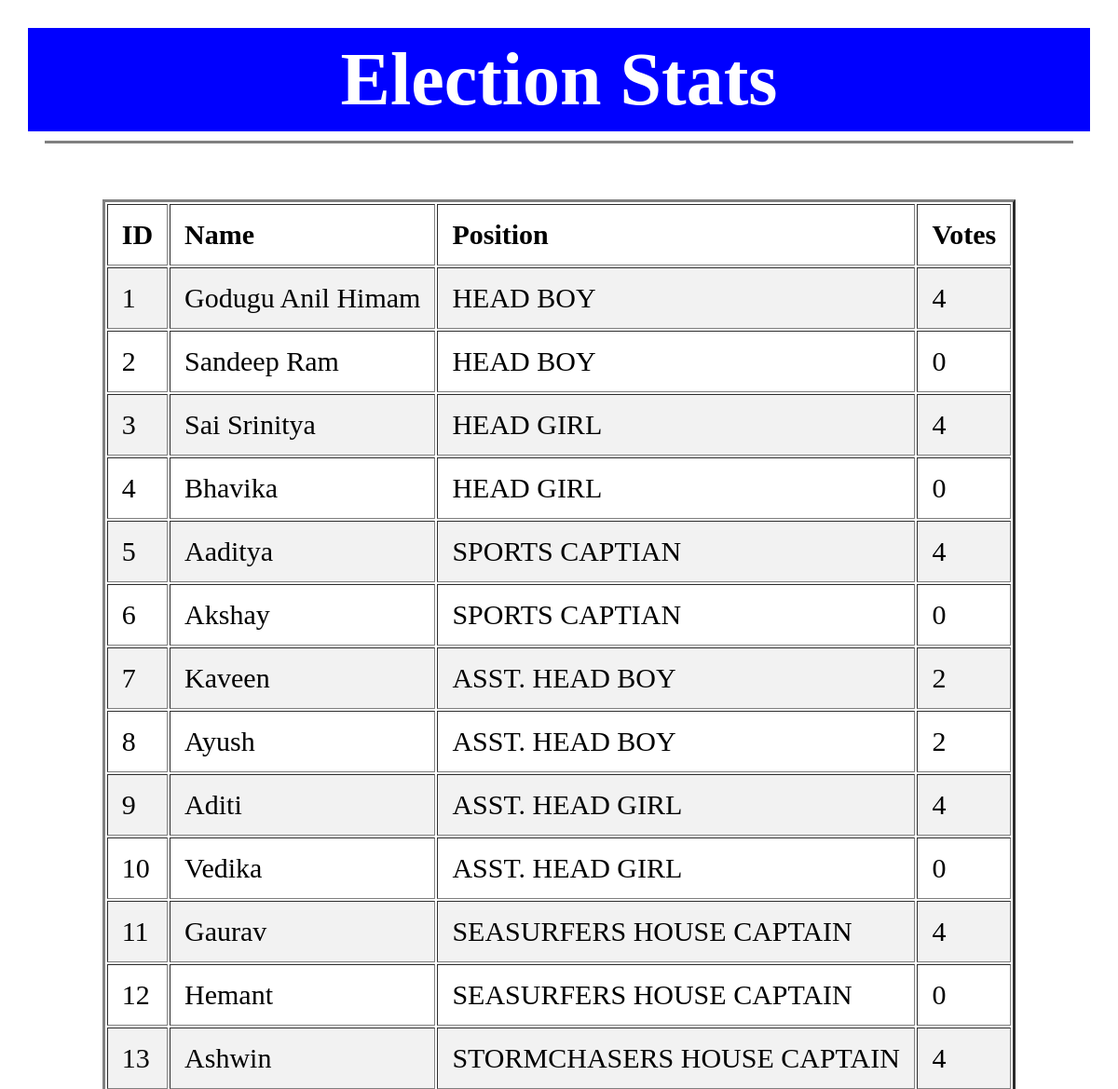
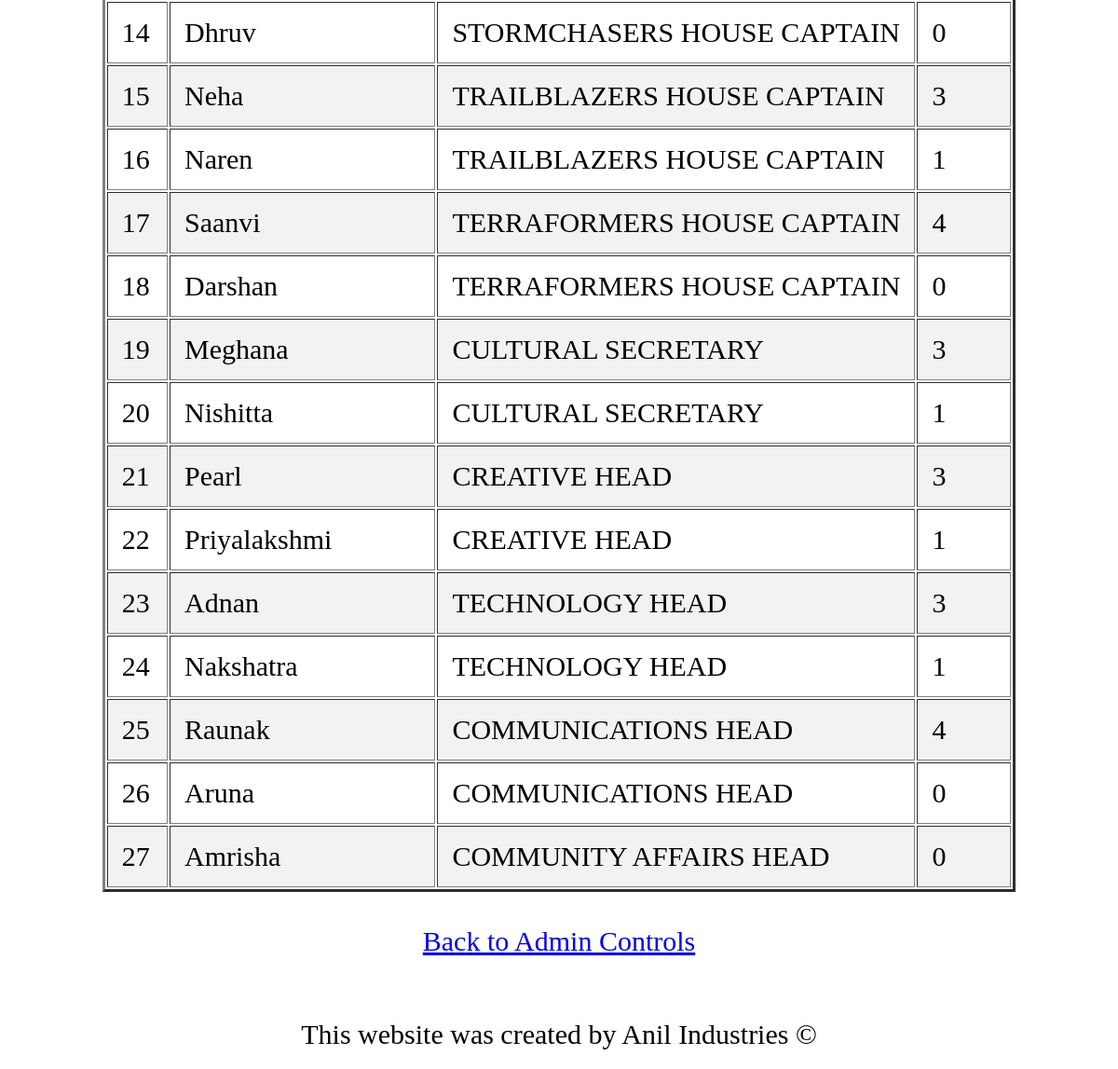
The page /status on the database as committed earlier (2 pictures, top to bottom).
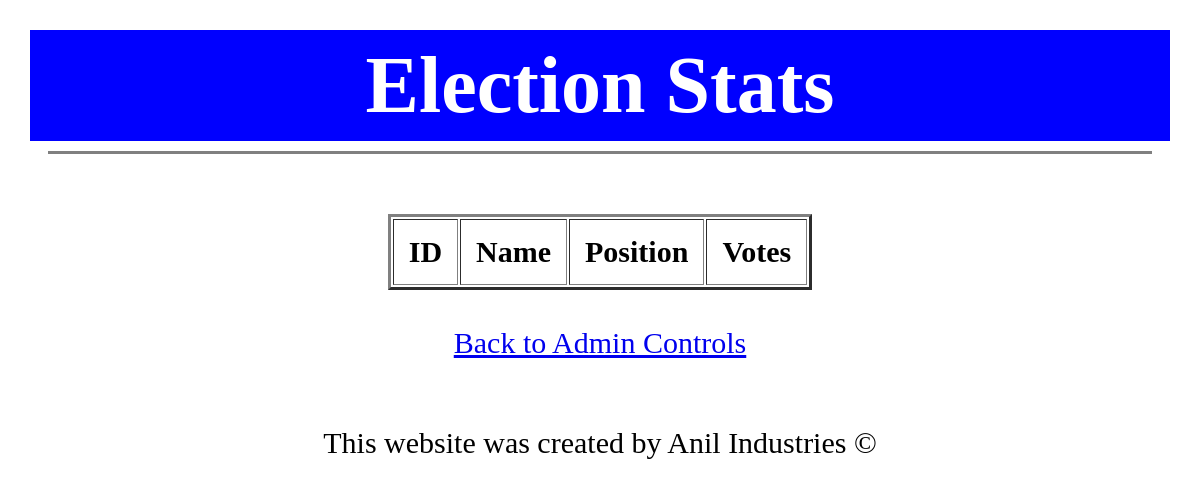
The same page on the database as committed later.
### tables this page shows
CREATE TABLE nominees(
id integer primary key,
name varchar(255) not null,
position varchar(255) not null,
votes integer not null);

### application.py (the view)
@app.route("/status")
def status():
    nomProf = db.execute("select * from nominees")
    return render_template("view_stats.html", nominees = nomProf)

### templates/view_stats.html (shortened to what this page needs)
{% extends "layout.html" %}
{% block head %}
    Election Stats
{% endblock %}
{% block body %}
    <p>
        <center>
            <table border = 3 cellpadding = 15>
                <tr align = left class = "normText">
                    <th>ID</th>
                    <th>Name</th>
                    <th>Position</th>
                    <th>Votes</th>
                </tr>
                {% for i in nominees: %}
                    <tr class = "normText">
                        <td> {{ i["id"] }} </td>
                        <td> {{ i["name"] }} </td>
                        <td> {{ i["position"] }} </td>
                        <td> {{ i["votes"] }} </td>
                    </tr>
                {% endfor %}
            </table>
            <br><br>
            <a href = "/admin" class = "normText">Back to Admin Controls</a>
            <br><br><br>
        </center>
    </p>
{% endblock %}

### templates/layout.html (shortened to what this page needs)
<html lang = "en">
    <head>
        <link rel= "stylesheet" type= "text/css" href= "{{ url_for('static',filename='styles.css') }}">
    </head>
    <body>
        <p>
            <h1 class = "mainHead"> {% block head %}{% endblock %}</h1>
            <hr width = 95% size = 3 noshade>
            <br><br>
        </p>
        {% block body %}
        {% endblock %}
    </body>
    <footer class = "normText">
        <center><p>This website was created by Anil Industries &copy;</p></center>
    </footer>
</html>

### static/styles.css (style rules this page uses)
.mainHead { background-color: blue; margin: 10px; padding: 10px; font-size: 80px; font-family: "rockwell"; color: white; text-align:center; }
body { border: 50px; padding: 10px; margin: 10px; }
.normText { font-size: 30px; font-family: "rockwell"; }

Rows that differ between the two databases and show on the page:
removed nominees: id "1", name "Godugu Anil Himam", position "HEAD BOY", votes "4"
removed nominees: id "2", name "Sandeep Ram", position "HEAD BOY", votes "0"
removed nominees: id "3", name "Sai Srinitya", position "HEAD GIRL", votes "4"
removed nominees: id "4", name "Bhavika", position "HEAD GIRL", votes "0"
removed nominees: id "5", name "Aaditya", position "SPORTS CAPTIAN", votes "4"
removed nominees: id "6", name "Akshay", position "SPORTS CAPTIAN", votes "0"
removed nominees: id "7", name "Kaveen", position "ASST. HEAD BOY", votes "2"
removed nominees: id "8", name "Ayush", position "ASST. HEAD BOY", votes "2"
removed nominees: id "9", name "Aditi", position "ASST. HEAD GIRL", votes "4"
removed nominees: id "10", name "Vedika", position "ASST. HEAD GIRL", votes "0"
removed nominees: id "11", name "Gaurav", position "SEASURFERS HOUSE CAPTAIN", votes "4"
removed nominees: id "12", name "Hemant", position "SEASURFERS HOUSE CAPTAIN", votes "0"
removed nominees: id "13", name "Ashwin", position "STORMCHASERS HOUSE CAPTAIN", votes "4"
removed nominees: id "14", name "Dhruv", position "STORMCHASERS HOUSE CAPTAIN", votes "0"
removed nominees: id "15", name "Neha", position "TRAILBLAZERS HOUSE CAPTAIN", votes "3"
removed nominees: id "16", name "Naren", position "TRAILBLAZERS HOUSE CAPTAIN", votes "1"
removed nominees: id "17", name "Saanvi", position "TERRAFORMERS HOUSE CAPTAIN", votes "4"
removed nominees: id "18", name "Darshan", position "TERRAFORMERS HOUSE CAPTAIN", votes "0"
removed nominees: id "19", name "Meghana", position "CULTURAL SECRETARY", votes "3"
removed nominees: id "20", name "Nishitta", position "CULTURAL SECRETARY", votes "1"
removed nominees: id "21", name "Pearl", position "CREATIVE HEAD", votes "3"
removed nominees: id "22", name "Priyalakshmi", position "CREATIVE HEAD", votes "1"
removed nominees: id "23", name "Adnan", position "TECHNOLOGY HEAD", votes "3"
removed nominees: id "24", name "Nakshatra", position "TECHNOLOGY HEAD", votes "1"
removed nominees: id "25", name "Raunak", position "COMMUNICATIONS HEAD", votes "4"
removed nominees: id "26", name "Aruna", position "COMMUNICATIONS HEAD", votes "0"
removed nominees: id "27", name "Amrisha", position "COMMUNITY AFFAIRS HEAD", votes "0"
